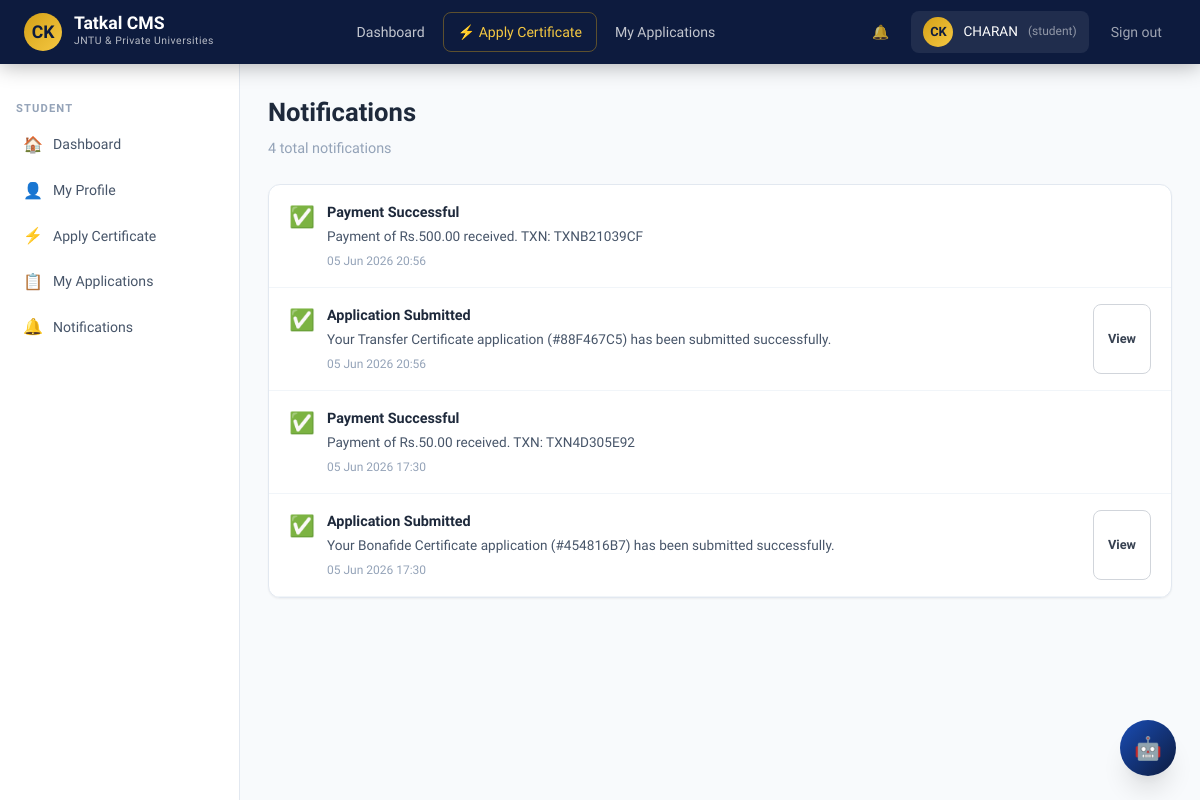
/notifications/ (signed in), run on the app's committed database.
### accounts/models.py (models this page shows, shortened)
class User(AbstractUser):
    ROLE_CHOICES = [('student', 'Student'), ('staff', 'Staff'), ('admin', 'Admin')]
    role = models.CharField(max_length=10, choices=ROLE_CHOICES, default='student')
    phone = models.CharField(max_length=15, blank=True)
    is_email_verified = models.BooleanField(default=False)
    created_at = models.DateTimeField(auto_now_add=True)

### notifications/models.py (models this page shows, shortened)
class Notification(models.Model):
    TYPE_CHOICES = [
        ('info', 'Info'), ('success', 'Success'), ('warning', 'Warning'), ('error', 'Error'),
    ]
    user = models.ForeignKey(User, on_delete=models.CASCADE, related_name='notifications')
    title = models.CharField(max_length=200)
    message = models.TextField()
    type = models.CharField(max_length=10, choices=TYPE_CHOICES, default='info')
    is_read = models.BooleanField(default=False)
    link = models.CharField(max_length=200, blank=True)
    created_at = models.DateTimeField(auto_now_add=True)
    class Meta:
        ordering = ['-created_at']

### accounts/views.py (the view)
# urls.py: path('notifications/', views.notifications_view, name='notifications'),
@login_required
def notifications_view(request):
    notifs = request.user.notifications.all()
    request.user.notifications.filter(is_read=False).update(is_read=True)
    return render(request, 'accounts/notifications.html', {'notifications': notifs})

### templates/accounts/notifications.html (shortened to what this page needs)
{% extends 'base.html' %}
{% block content %}
<div class="page-header">
  <div class="page-title">Notifications</div>
  <div class="page-subtitle">{{ notifications.count }} total notifications</div>
</div>
<div class="card">
  <div class="card-body" style="padding:0">
    {% for n in notifications %}
    <div style="padding:16px 20px;border-bottom:1px solid #f1f5f9;display:flex;gap:12px;{% if not n.is_read %}background:#fffbeb{% endif %}">
      <div style="font-size:1.3rem;flex-shrink:0">
        {% if n.type == 'success' %}✅{% elif n.type == 'warning' %}⚠️{% elif n.type == 'error' %}❌{% else %}ℹ️{% endif %}
      </div>
      <div style="flex:1">
        <div style="font-weight:700;font-size:0.9rem">{{ n.title }}</div>
        <div style="font-size:0.85rem;color:#475569;margin-top:2px">{{ n.message }}</div>
        <div style="font-size:0.75rem;color:#94a3b8;margin-top:4px">{{ n.created_at|date:"d M Y H:i" }}</div>
      </div>
      {% if n.link %}
      <a href="{{ n.link }}" class="btn btn-outline btn-sm" style="flex-shrink:0">View</a>
      {% endif %}
    </div>
    {% empty %}
    <div style="padding:60px;text-align:center;color:#94a3b8">
      <div style="font-size:3rem;margin-bottom:12px">🔔</div>
      <div style="font-weight:600">No notifications</div>
    </div>
    {% endfor %}
  </div>
</div>
{% endblock %}

### templates/base.html (shortened to what this page needs)
<!DOCTYPE html>
<html lang="en">
<head>
{% load static %}
</head>
<body>
{% if user.is_authenticated %}
<nav class="navbar">
  <div class="navbar-inner">
    <a href="/" class="nav-brand">
      <div class="emblem">
        {% if user.role == 'student' and user.student_profile.profile_photo %}
          <img src="{{ user.student_profile.profile_photo.url }}" alt="Student Photo" style="width:100%;height:100%;border-radius:50%;object-fit:cover">
        {% else %}
          {{ user.first_name.0|upper }}{{ user.last_name.0|upper }}
        {% endif %}
      </div>
      <div>
        <div class="brand-text">Tatkal CMS</div>
        <div class="brand-sub">JNTU & Private Universities</div>
      </div>
    </a>
    <div class="nav-links">
      <a href="/dashboard/" class="nav-link">Dashboard</a>
      {% if user.role == 'student' %}
      <a href="/apply/" class="nav-link tatkal">⚡ Apply Certificate</a>
      <a href="/applications/" class="nav-link">My Applications</a>
      {% endif %}
    </div>
    <div style="margin-left:auto;display:flex;align-items:center;gap:8px">
      <a href="/notifications/" class="nav-link" style="position:relative">
        🔔
      </a>
      <div class="nav-user">
        <div class="avatar">{{ user.first_name.0|upper }}{{ user.last_name.0|upper }}</div>
        <span>{{ user.first_name }}</span>
        <span style="opacity:0.5;font-size:0.75rem">({{ user.role }})</span>
      </div>
      <a href="/logout/" class="nav-link" style="color:rgba(255,255,255,0.6)">Sign out</a>
    </div>
  </div>
</nav>
<div class="layout">
  <aside class="sidebar">
    {% if user.role == 'student' %}
    <div class="sidebar-section">Student</div>
    <a href="/dashboard/" class="sidebar-link {% block s_dash %}{% endblock %}"><span class="icon">🏠</span> Dashboard</a>
    <a href="/profile/" class="sidebar-link {% block s_profile %}{% endblock %}"><span class="icon">👤</span> My Profile</a>
    <a href="/apply/" class="sidebar-link {% block s_apply %}{% endblock %}"><span class="icon">⚡</span> Apply Certificate</a>
    <a href="/applications/" class="sidebar-link {% block s_apps %}{% endblock %}"><span class="icon">📋</span> My Applications</a>
    <a href="/notifications/" class="sidebar-link"><span class="icon">🔔</span> Notifications</a>
    {% endif %}
  </aside>
  <main class="main fade-in">
    {% block content %}{% endblock %}
  </main>
</div>
<button class="chatbot-btn" onclick="toggleChat()" title="AI Assistant">🤖</button>
{% else %}
{% block auth_content %}{% endblock %}
{% endif %}
</body>
</html>

### templates/base.html (style rules this page uses)
:root { --navy: #0d1b3e; --blue: #1a4db5; --blue-light: #2563eb; --gold: #d4a017; --gold-light: #f5c842; --cream: #faf8f3; --white: #ffffff; --gray-50: #f8fafc; --gray-100: #f1f5f9; --gray-200: #e2e8f0; --gray-400: #94a3b8; --gray-600: #475569; --gray-800: #1e293b; --success: #059669; --warning: #d97706; --danger: #dc2626; --tatkal: #b91c1c; --shadow-sm: 0 1px 2px rgba(0,0,0,0.05); --shadow: 0 4px 6px -1px rgba(0,0,0,0.1),0 2px 4px -1px rgba(0,0,0,0.06); --shadow-lg: 0 10px 15px -3px rgba(0,0,0,0.1),0 4px 6px -2px rgba(0,0,0,0.05); --shadow-xl: 0 20px 25px -5px rgba(0,0,0,0.1),0 10px 10px -5px rgba(0,0,0,0.04); --radius: 12px; --radius-sm: 8px; --radius-lg: 16px; }
*,*::before,*::after { box-sizing:border-box;margin:0;padding:0 }
body { font-family:'Sora',sans-serif;background:var(--gray-50);color:var(--gray-800);line-height:1.6;min-height:100vh }
a { color:inherit;text-decoration:none }
.navbar { background:var(--navy);position:sticky;top:0;z-index:100;box-shadow:0 2px 20px rgba(0,0,0,0.3) }
.navbar-inner { max-width:1400px;margin:0 auto;padding:0 24px;display:flex;align-items:center;gap:20px;height:64px }
.nav-brand { display:flex;align-items:center;gap:12px;color:white;font-weight:800;font-size:1.1rem }
.nav-brand .emblem { width:38px;height:38px;background:linear-gradient(135deg,var(--gold),var(--gold-light));border-radius:50%;display:flex;align-items:center;justify-content:center;font-size:1.1rem;color:var(--navy);font-weight:800;flex-shrink:0 }
.nav-brand .brand-text { line-height:1.1 }
.nav-brand .brand-sub { font-size:0.65rem;opacity:0.7;font-weight:400;letter-spacing:0.05em }
.nav-links { display:flex;align-items:center;gap:4px;margin-left:auto }
.nav-link { color:rgba(255,255,255,0.75);padding:8px 14px;border-radius:8px;font-size:0.88rem;font-weight:500;transition:all 0.2s;white-space:nowrap }
.nav-link.tatkal { color:var(--gold-light);border:1px solid rgba(212,160,23,0.4) }
.nav-user { display:flex;align-items:center;gap:10px;color:white;padding:6px 12px;background:rgba(255,255,255,0.08);border-radius:8px;font-size:0.85rem }
.nav-user .avatar { width:30px;height:30px;border-radius:50%;background:linear-gradient(135deg,var(--gold),var(--gold-light));display:flex;align-items:center;justify-content:center;font-weight:700;font-size:0.8rem;color:var(--navy) }
.layout { display:flex;min-height:calc(100vh - 64px) }
.sidebar { width:240px;background:white;border-right:1px solid var(--gray-200);padding:20px 0;flex-shrink:0;position:sticky;top:64px;height:calc(100vh - 64px);overflow-y:auto }
.sidebar-section { padding:8px 16px 4px;font-size:0.7rem;font-weight:700;color:var(--gray-400);letter-spacing:0.1em;text-transform:uppercase;margin-top:8px }
.sidebar-link { display:flex;align-items:center;gap:10px;padding:10px 20px;color:var(--gray-600);font-size:0.88rem;font-weight:500;transition:all 0.2s;border-left:3px solid transparent }
.sidebar-link .icon { font-size:1rem;width:20px;text-align:center;flex-shrink:0 }
.main { flex:1;padding:28px;max-width:1200px }
.card { background:white;border-radius:var(--radius);border:1px solid var(--gray-200);box-shadow:var(--shadow-sm);overflow:hidden }
.card-body { padding:24px }
.btn { display:inline-flex;align-items:center;gap:8px;padding:10px 20px;border-radius:8px;font-size:0.875rem;font-weight:600;cursor:pointer;transition:all 0.2s;border:none;font-family:inherit;white-space:nowrap }
.btn-outline { background:white;color:var(--gray-700,#374151);border:1.5px solid var(--gray-300,#d1d5db) }
.btn-sm { padding:6px 14px;font-size:0.8rem }
.chatbot-btn { position:fixed;bottom:24px;right:24px;width:56px;height:56px;border-radius:50%;background:linear-gradient(135deg,var(--blue),var(--navy));color:white;border:none;cursor:pointer;box-shadow:var(--shadow-xl);font-size:1.4rem;display:flex;align-items:center;justify-content:center;z-index:999;transition:all 0.2s }
.page-header { margin-bottom:24px }
.page-title { font-size:1.6rem;font-weight:800;color:var(--gray-800) }
.page-subtitle { color:var(--gray-400);font-size:0.9rem;margin-top:4px }
.fade-in { animation:fadeIn 0.3s ease forwards }

### data on the page
User: first_name.0 "C", last_name.0 "K", first_name "CHARAN", role "student", count "4"
Notification: title "Payment Successful", message "Payment of Rs.500.00 received. TXN: TXNB21039CF", created_at "05 Jun 2026 20:56"
Notification: title "Application Submitted", message "Your Transfer Certificate application (#88F467C5) has been submitted successfully.", created_at "05 Jun 2026 20:56"
Notification: title "Payment Successful", message "Payment of Rs.50.00 received. TXN: TXN4D305E92", created_at "05 Jun 2026 17:30"
Notification: title "Application Submitted", message "Your Bonafide Certificate application (#454816B7) has been submitted successfully.", created_at "05 Jun 2026 17:30"
